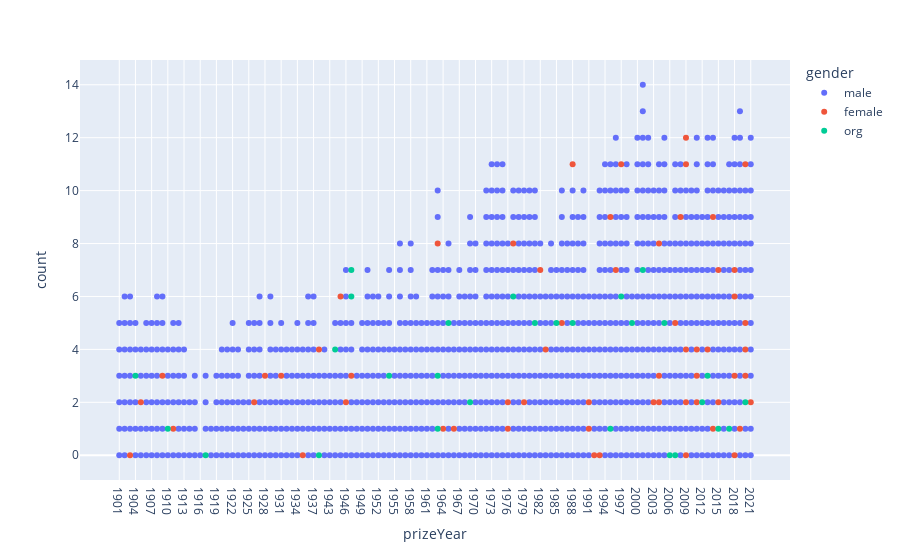

The cell this chart's notebook holds for it:
### Code cell
px.scatter(df,x='prizeYear',y='count',color='gender')

### Figure 1 — Plotly figure (JSON) as saved in the notebook; plotly's stock layout.template omitted (floating-point values rounded to 4 significant figures; data arrays with more than 128 entries replaced by an {"elided": "..."} marker saying what was removed)
{"data": [{"hovertemplate": "gender=male<br>prizeYear=%{x}<br>count=%{y}<extra></extra>", "legendgroup": "male", "marker": {"color": "#636efa", "symbol": "circle"}, "mode": "markers", "name": "male", "orientation": "v", "showlegend": true, "type": "scatter", "x": {"elided": "888 str values"}, "xaxis": "x", "y": {"elided": "888 int values"}, "yaxis": "y"}, {"hovertemplate": "gender=female<br>prizeYear=%{x}<br>count=%{y}<extra></extra>", "legendgroup": "female", "marker": {"color": "#EF553B", "symbol": "circle"}, "mode": "markers", "name": "female", "orientation": "v", "showlegend": true, "type": "scatter", "x": ["1903", "1905", "1909", "1911", "1926", "1928", "1931", "1935", "1938", "1945", "1946", "1947", "1963", "1964", "1966", "1976", "1976", "1977", "1979", "1982", "1983", "1986", "1988", "1991", "1991", "1992", "1993", "1995", "1996", "1997", "2003", "2004", "2004", "2004", "2007", "2008", "2009", "2009", "2009", "2009", "2009", "2011", "2011", "2011", "2013", "2014", "2014", "2015", "2015", "2018", "2018", "2018", "2018", "2019", "2020", "2020", "2020", "2020", "2021"], "xaxis": "x", "y": [0, 2, 3, 1, 2, 3, 3, 0, 4, 6, 2, 3, 8, 1, 1, 1, 2, 8, 2, 7, 4, 5, 11, 1, 2, 0, 0, 9, 7, 11, 2, 2, 3, 8, 5, 9, 0, 2, 4, 11, 12, 2, 3, 4, 4, 1, 9, 2, 7, 0, 3, 6, 7, 1, 3, 4, 5, 11, 2], "yaxis": "y"}, {"hovertemplate": "gender=org<br>prizeYear=%{x}<br>count=%{y}<extra></extra>", "legendgroup": "org", "marker": {"color": "#00cc96", "symbol": "circle"}, "mode": "markers", "name": "org", "orientation": "v", "showlegend": true, "type": "scatter", "x": ["1904", "1910", "1917", "1938", "1944", "1947", "1947", "1954", "1963", "1963", "1965", "1969", "1977", "1981", "1985", "1988", "1995", "1997", "1999", "2001", "2005", "2006", "2007", "2012", "2013", "2015", "2017", "2020"], "xaxis": "x", "y": [3, 1, 0, 0, 4, 6, 7, 3, 1, 3, 5, 2, 6, 5, 5, 5, 1, 6, 5, 7, 5, 0, 0, 2, 3, 1, 1, 2], "yaxis": "y"}], "layout": {"legend": {"title": {"text": "gender"}, "tracegroupgap": 0}, "margin": {"t": 60}, "xaxis": {"anchor": "y", "domain": [0, 1], "title": {"text": "prizeYear"}}, "yaxis": {"anchor": "x", "domain": [0, 1], "title": {"text": "count"}}}}
